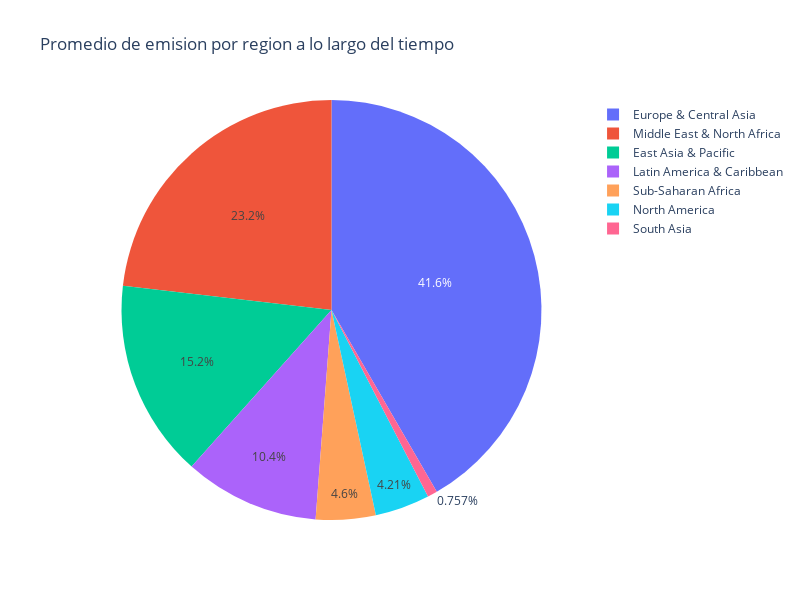

The code cell stored with this chart in its notebook:
### Code cell
# Crea el gráfico de torta con Plotly
fig = px.pie(df_promedio, values=df_promedio['Promedio'], names='Region',
             title=f'Promedio de emision por region a lo largo del tiempo', width=800, height=600)
fig.show()

### Figure 1 — Plotly figure (JSON) as saved in the notebook; plotly's stock layout.template omitted (floating-point values rounded to 4 significant figures; data arrays with more than 128 entries replaced by an {"elided": "..."} marker saying what was removed)
{"data": [{"domain": {"x": [0, 1], "y": [0, 1]}, "hovertemplate": "Region=%{label}<br>Promedio=%{value}<extra></extra>", "labels": {"elided": "189 str values"}, "legendgroup": "", "name": "", "showlegend": true, "type": "pie", "values": {"elided": "189 float values"}}], "layout": {"height": 600, "legend": {"tracegroupgap": 0}, "title": {"text": "Promedio de emision por region a lo largo del tiempo"}, "width": 800}}
